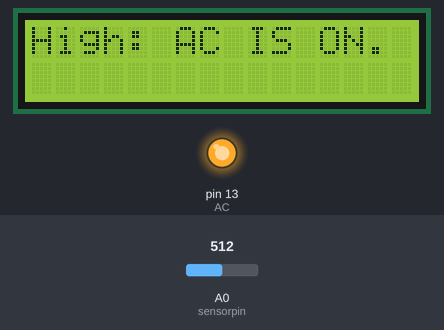
The sketch below on a simulated Arduino Uno, built with avr-gcc and run on an emulated ATmega328P. Parts: 16×2 character LCD, output pins drawn as LEDs (lit = HIGH). The inputs (shaded band) are chosen by the test bench; at power-on: A0 (sensorpin) = 512.

Above: at 1.2 s.
1.3 s: A0 (sensorpin) set to 54
2.8 s: A0 (sensorpin) set to 46
At 4.0 s:
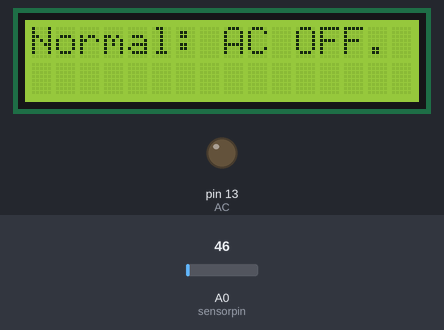
4.3 s: A0 (sensorpin) set to 122
At 5.1 s:
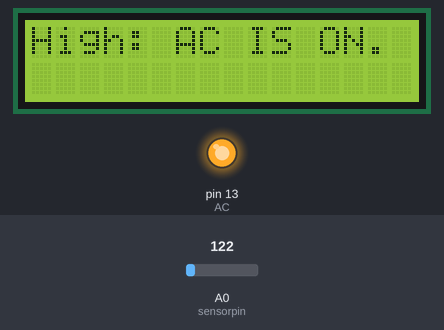
5.8 s: A0 (sensorpin) set to 15
At 6.2 s:
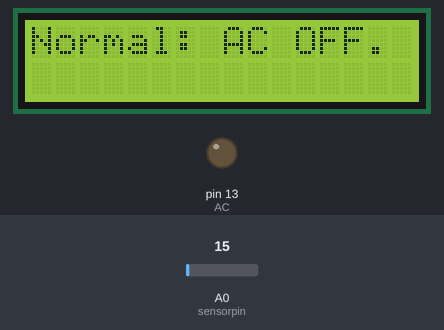
Timing chart, 0 to 8.3 s (numbered marks = the images above; inputs shaded):
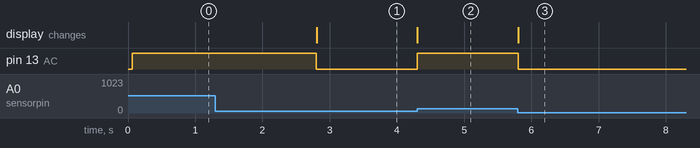

The sketch:

Temp_Control.ino
```cpp
#include<LiquidCrystal.h>
int A = 0;
int B;
int sensorpin = A0;
int AC = 13;
int min_t = 25;
LiquidCrystal lcd(12,11,5,4,3,2); //Initializing LCD

void setup() {
  lcd.begin(16, 2);
  pinMode(AC, OUTPUT);
}

void loop() {
  //lcd.clear();
  A = analogRead(sensorpin);
  B = A/2;
  if(B < min_t){
    digitalWrite(AC, LOW);
    lcd.setCursor(0,0);
    lcd.print("Normal: AC OFF.");
  }
  if(B > min_t){
    digitalWrite(AC, HIGH);
    lcd.setCursor(0,0);
    lcd.print("High: AC IS ON.");
  }

}
```

Measured:
- the behaviour switches between 50 and 49 on A0 (sensorpin) (found by bisection; images 0 and 1)
- after the input at 1.3 s, every drawn part: stays the same
- after the input at 2.8 s, pin 13 (AC): HIGH → LOW at once; the display: changes at once (image 1)
- after the input at 4.3 s, pin 13 (AC): LOW → HIGH at once; the display: changes at once (image 2)
- after the input at 5.8 s, pin 13 (AC): HIGH → LOW at once; the display: changes at once (image 3)
